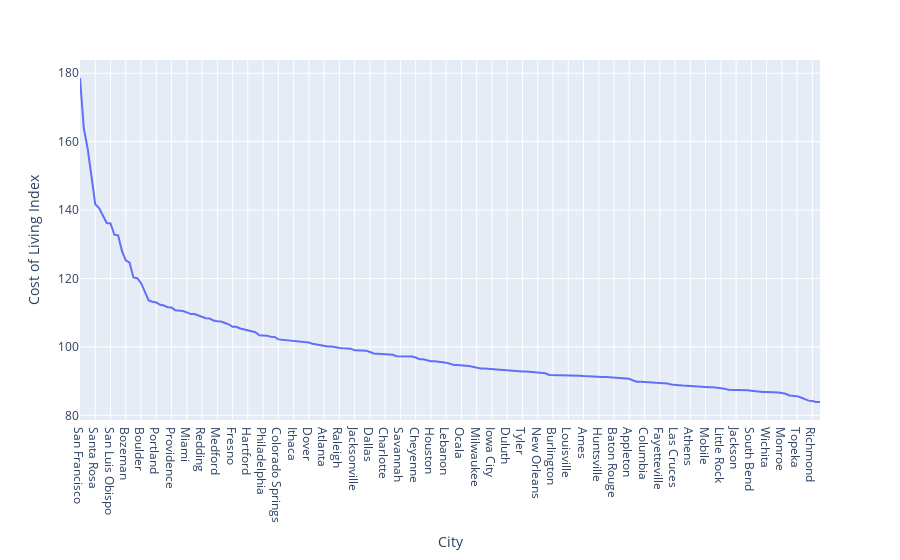

Here is the notebook cell this chart was saved with:
### Code cell
tp=k_df2.sort_values(by=['Cost of Living Index'],ascending = False)
fig=px.line(tp,x='City',y='Cost of Living Index')
fig.show()

### Figure 1 — Plotly figure (JSON) as saved in the notebook; plotly's stock layout.template omitted (floating-point values rounded to 4 significant figures; data arrays with more than 128 entries replaced by an {"elided": "..."} marker saying what was removed)
{"data": [{"hovertemplate": "City=%{x}<br>Cost of Living Index=%{y}<extra></extra>", "legendgroup": "", "line": {"color": "#636efa", "dash": "solid"}, "mode": "lines", "name": "", "orientation": "v", "showlegend": false, "type": "scatter", "x": {"elided": "195 str values"}, "xaxis": "x", "y": {"elided": "195 float values"}, "yaxis": "y"}], "layout": {"legend": {"tracegroupgap": 0}, "margin": {"t": 60}, "xaxis": {"anchor": "y", "domain": [0, 1], "title": {"text": "City"}}, "yaxis": {"anchor": "x", "domain": [0, 1], "title": {"text": "Cost of Living Index"}}}}
